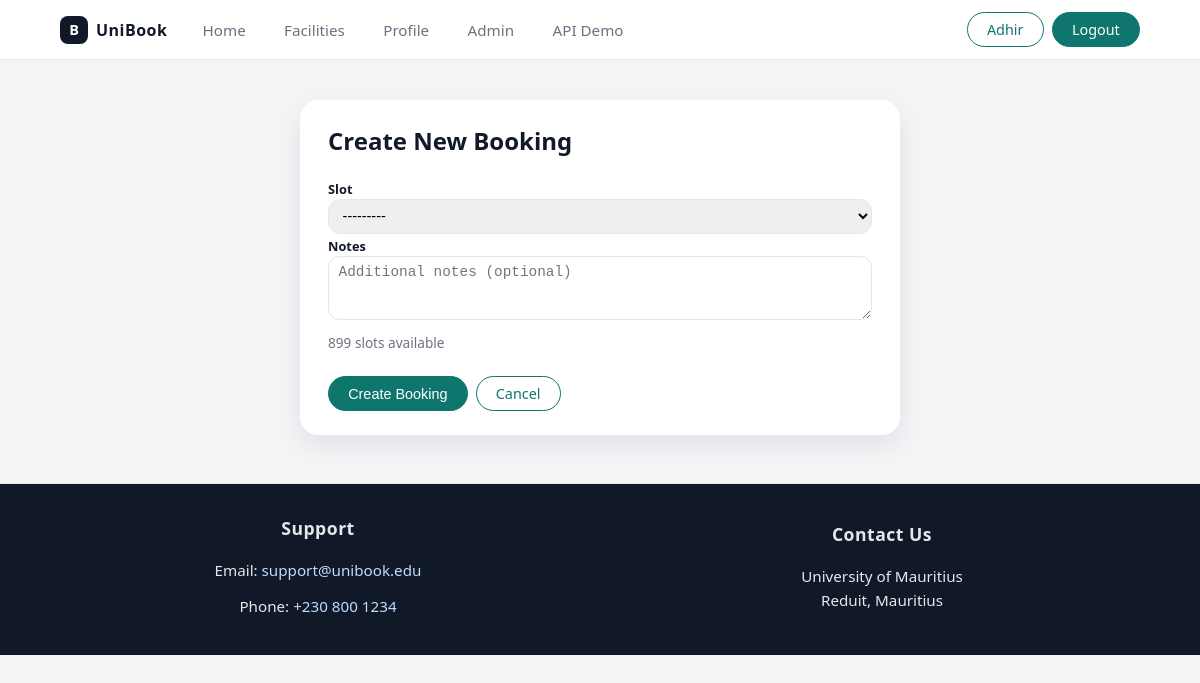
The page /booking/create/ (signed in) on the database its author committed.
### booking_sys/models.py (models this page shows, shortened)
class User(AbstractUser):
    MEMBER_TYPES = [
        ('student', 'Student'),
        ('staff', 'Staff'),
        ('admin', 'Administrator'),
    ]
    user_id = models.UUIDField(primary_key=True, default=uuid.uuid4, editable=False)
    email = models.EmailField(unique=True, verbose_name="User Email")
    first_name = models.CharField(max_length=100)
    last_name = models.CharField(max_length=100)
    member_type = models.CharField(max_length=10, choices=MEMBER_TYPES)
    user_phone = models.CharField(max_length=15, blank=True, null=True)
    date_joined = models.DateTimeField(auto_now_add=True)
    is_active = models.BooleanField(default=True)
    USERNAME_FIELD = 'email'
    REQUIRED_FIELDS = ['username','first_name', 'last_name', 'member_type']

class Slot(models.Model):
    SLOT_TYPES = [
        ('regular', 'Regular'),
        ('peak', 'Peak Hours'),
        ('off_peak', 'Off-Peak'),
    ]
    SLOT_STATUS = [
        ('available', 'Available'),
        ('booked', 'Booked'),
        ('blocked', 'Blocked'),
    ]
    slot_id = models.UUIDField(primary_key=True, default=uuid.uuid4, editable=False)
    court = models.ForeignKey(Court, on_delete=models.CASCADE, related_name='slots')
    day_of_week = models.IntegerField(choices=Availability.DAYS_OF_WEEK)
    start_time = models.TimeField()
    end_time = models.TimeField()
    slot_type = models.CharField(max_length=10, choices=SLOT_TYPES, default='regular')
    slot_status = models.CharField(max_length=20, choices=SLOT_STATUS, default='available')
    def __str__(self):
        return f"{self.court.court_name} - {self.day_of_week} {self.start_time}-{self.end_time}"

class Booking(models.Model):
    FULFILLMENT_STATUS = [
        ('pending', 'Pending'),
        ('confirmed', 'Confirmed'),
        ('cancelled', 'Cancelled'),
        ('completed', 'Completed'),
    ]
    booking_id = models.UUIDField(primary_key=True, default=uuid.uuid4, editable=False)
    user = models.ForeignKey(User, on_delete=models.CASCADE, related_name='bookings')
    facility = models.ForeignKey('Facility', on_delete=models.CASCADE, related_name='bookings')
    court = models.ForeignKey('Court', on_delete=models.CASCADE, related_name='bookings')
    booking_date = models.DateField()
    start_time = models.TimeField()
    end_time = models.TimeField()
    created_at = models.DateTimeField(auto_now_add=True)
    updated_at = models.DateTimeField(auto_now=True)
    notes = models.TextField(blank=True, default="")
    status = models.CharField(max_length=10, choices=FULFILLMENT_STATUS, default='confirmed')
    slot = models.ForeignKey('Slot', on_delete=models.SET_NULL, null=True, blank=True, related_name='date_bookings')
    class Meta:
        constraints = [
            models.UniqueConstraint(
                fields=['court', 'booking_date', 'start_time'],
                name='unique_court_date_time_booking'
            )
        ]
        ordering = ['booking_date', 'start_time']
        indexes = [
            models.Index(fields=['user', 'booking_date']),
            models.Index(fields=['facility', 'booking_date']),
            models.Index(fields=['court', 'booking_date']),
        ]

class SiteSettings(models.Model):
    hero_image_url = models.URLField(
        blank=True,
        null=True,
        help_text="Enter the URL of the hero banner image. Leave blank for default gradient."
    )
    hero_title = models.CharField(
        max_length=200,
        default="Reserve football, volleyball and badminton courts instantly.",
        help_text="Main heading text for hero banner"
    )
    hero_subtitle = models.TextField(
        default="No more waiting in line or dealing with paper schedules. Book, manage and track your facility usage online.",
        help_text="Subtitle text for hero banner"
    )
    support_email = models.EmailField(
        default="support@unibook.edu",
        help_text="Email address for support inquiries"
    )
    support_phone = models.CharField(
        max_length=20,
        default="+230 800 1234",
        help_text="Phone number for support (format: +country code XXX XXXX)"
    )
    class Meta:
        verbose_name = "Site Settings"
        verbose_name_plural = "Site Settings"
    @classmethod
    def get_settings(cls):
        obj, created = cls.objects.get_or_create(pk=1)
        return obj

### booking_sys/views.py (the view, shortened to what this page needs)
# urls.py: path('booking/create/', views.create_booking, name='create_booking'),
@login_required
@require_http_methods(["GET", "POST"])
def create_booking(request):
    if request.method == 'GET':
        form = BookingForm(user=request.user)
        available_slots = Slot.objects.filter(slot_status='available')
        return render(request, 'booking/create_booking.html', {
            'form': form,
            'available_slots': available_slots
        })

### booking_sys/forms.py
class BookingForm(forms.ModelForm):
    class Meta:
        model = Booking
        fields = ('slot', 'notes')
        widgets = {
            'slot': forms.Select(attrs={'class': 'form-control'}),
            'notes': forms.Textarea(attrs={'class': 'form-control', 'rows': 3, 'placeholder': 'Additional notes (optional)'}),
        }
    def __init__(self, *args, **kwargs):
        user = kwargs.pop('user', None)
        super().__init__(*args, **kwargs)
        if user:
            self.fields['slot'].queryset = Slot.objects.filter(slot_status='available')
        else:
            self.fields['slot'].queryset = Slot.objects.filter(slot_status='available')

### booking_sys/context_processors.py (called while the page is built)
def site_settings(request):
    return {
        'site_settings': SiteSettings.get_settings()
    }

### booking_sys/templates/booking/create_booking.html (shortened to what this page needs)
{% extends 'base.html' %}
{% block content %}
<section class="section">
  <div style="max-width: 600px; margin: 0 auto;">
    <div class="card-section">
      <h1 style="margin-top: 0;">Create New Booking</h1>
      <form method="post">
        {% for field in form %}
          <label class="form-label">{{ field.label }}</label>
          {{ field }}
        {% endfor %}
        {% if available_slots %}
          <p style="font-size: 0.85rem; color: var(--text-muted); margin-top: 0.5rem;">
            {{ available_slots.count }} slot{{ available_slots.count|pluralize }} available
          </p>
        {% else %}
          <p style="font-size: 0.85rem; color: var(--warning); margin-top: 0.5rem;">
            No slots available at the moment.
          </p>
        {% endif %}
        <div style="margin-top: 1.5rem; display: flex; gap: 0.5rem;">
          <button type="submit" class="btn btn-primary" {% if not available_slots %}disabled{% endif %}>Create Booking</button>
          <a href="{% url 'booking_sys:facilities' %}" class="btn btn-outline">Cancel</a>
        </div>
      </form>
    </div>
  </div>
</section>
{% endblock %}

### booking_sys/templates/base.html (shortened to what this page needs)
{% load static %}
<!DOCTYPE html>
<html lang="en">
<head>
  <link rel="stylesheet" href="{% static 'css/mystyle.css' %}" />
</head>
<body>
  <header class="navbar">
    <div class="nav-left">
      <div class="brand">
        <span class="brand-logo">B</span>
        <span class="brand-name">UniBook</span>
      </div>
      <nav class="nav-links">
        <a href="{% url 'booking_sys:home' %}" class="nav-link">Home</a>
        <a href="{% url 'booking_sys:facilities' %}" class="nav-link">Facilities</a>
        {% if user.is_authenticated %}
          <a href="{% url 'booking_sys:profile' %}" class="nav-link">Profile</a>
        {% endif %}
        {% if user.is_staff or user.member_type == 'admin' %}
          <a href="{% url 'booking_sys:admin_dashboard' %}" class="nav-link">Admin</a>
          <a href="{% url 'booking_sys:ajax_facilities' %}" class="nav-link">API Demo</a>
        {% endif %}
      </nav>
    </div>
    <div class="nav-right">
        {% if user.is_authenticated %}
          <a href="{% url 'booking_sys:profile' %}" class="btn btn-outline">{{ user.first_name }}</a>
          <a href="{% url 'booking_sys:logout' %}" class="btn btn-primary">Logout</a>
        {% else %}
          <a href="{% url 'booking_sys:login' %}" class="btn btn-outline">Sign In</a>
          <a href="{% url 'booking_sys:register' %}" class="btn btn-primary">Sign Up</a>
        {% endif %}
    </div>
  </header>
  <main class="page-container">
    {% block content %}{% endblock %}
  </main>
  <footer class="site-footer">
    <div class="footer-inner">
      <div style="text-align: center;">
        <h5>Support</h5>
        {% if site_settings %}
          <p>Email: <a href="mailto:{{ site_settings.support_email }}">{{ site_settings.support_email }}</a></p>
          <p>Phone: <a href="tel:{{ site_settings.support_phone }}">{{ site_settings.support_phone }}</a></p>
        {% else %}
          <p>Email: <a href="mailto:support@unibook.edu">support@unibook.edu</a></p>
          <p>Phone: <a href="tel:+230 800 1234">+230 800 1234</a></p>
        {% endif %}
      </div>
      <div style="text-align: center;">
        <h5>Contact Us</h5>
        <p>University of Mauritius<br />Reduit, Mauritius</p>
      </div>
    </div>
  </footer>
</body>
</html>

### booking_sys/static/css/mystyle.css (style rules this page uses)
:root { --bg: #f3f4f6; --surface: #ffffff; --border-subtle: #e5e7eb; --text-main: #111827; --text-muted: #6b7280; --primary: #0f766e; --primary-soft: #e0f2f1; --primary-dark: #064e3b; --accent: #2563eb; --danger: #dc2626; --warning: #f59e0b; --radius-card: 16px; --shadow-soft: 0 10px 25px rgba(15,23,42,0.08); --font-sans: system-ui, -apple-system, BlinkMacSystemFont, "Segoe UI", sans-serif; }
*, *::before, *::after { box-sizing: border-box; }
body { margin: 0; font-family: var(--font-sans); color: var(--text-main); background: var(--bg); }
.navbar { position: sticky; top: 0; z-index: 100; background: #ffffff; border-bottom: 1px solid var(--border-subtle); display: flex; align-items: center; justify-content: space-between; padding: 0.75rem 5vw; }
.nav-left { display: flex; align-items: center; gap: 1.5rem; }
.brand { display: flex; align-items: center; gap: 0.5rem; }
.brand-logo { width: 28px; height: 28px; border-radius: 8px; background: #111827; color: #ffffff; display: inline-flex; align-items: center; justify-content: center; font-weight: 700; font-size: 0.9rem; }
.brand-name { font-weight: 600; letter-spacing: 0.03em; }
.nav-links { display: flex; gap: 1rem; }
.nav-link { font-size: 0.95rem; color: var(--text-muted); text-decoration: none; padding: 0.35rem 0.7rem; border-radius: 999px; }
.nav-right { display: flex; gap: 0.5rem; }
.btn { display: inline-flex; align-items: center; justify-content: center; padding: 0.45rem 1.2rem; border-radius: 999px; font-size: 0.9rem; font-weight: 500; border: 1px solid transparent; cursor: pointer; text-decoration: none; white-space: nowrap; }
.btn-primary { background: var(--primary); color: #ffffff; border-color: var(--primary); }
.btn-outline { background: #ffffff; color: var(--primary); border-color: var(--primary); }
.page-container { max-width: 1200px; margin: 1.5rem auto 3rem; padding: 0 5vw; }
.section { margin-bottom: 3rem; padding-top: 1rem; }
.form-label { font-size: 0.8rem; font-weight: 600; margin-top: 0.7rem; margin-bottom: 0.2rem; }
.form-control { width: 100%; padding: 0.45rem 0.6rem; border-radius: 12px; border: 1px solid var(--border-subtle); font-size: 0.9rem; }
textarea.form-control { resize: vertical; }
.card-section { background: var(--surface); border-radius: 18px; padding: 1.5rem 1.75rem; box-shadow: var(--shadow-soft); margin-bottom: 1.5rem; }
.site-footer { border-top: 1px solid var(--border-subtle); background: #111827; color: #e5e7eb; padding: 2rem 5vw; }
.footer-inner { max-width: 1200px; margin: 0 auto; display: grid; grid-template-columns: repeat(2, 1fr); gap: 3rem; }
.site-footer > div > div { display: flex; flex-direction: column; align-items: center; justify-content: center; }
.site-footer h5 { margin: 0 0 0.75rem 0; font-size: 1.1rem; font-weight: 600; letter-spacing: 0.5px; }
.site-footer p { margin: 0.35rem 0; font-size: 0.95rem; line-height: 1.6; }
.site-footer a { color: #bfdbfe; text-decoration: none; transition: color 0.2s; }

### rows shown on the page
User: first_name "Adhir"
Slot: form "---------"
SiteSettings: support_email "support@unibook.edu", support_phone "+230 800 1234"

### other values the page prints
{{ field.label }} "Slot" "Notes"
{{ available_slots.count }} "899"
